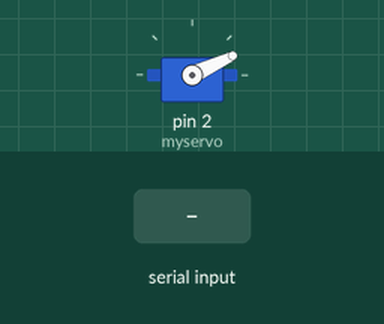
Bench run of a sketch on a simulated Arduino Uno, built with avr-gcc and run on an emulated ATmega328P. On the bench: servo. The inputs (shaded band) are chosen by the test bench. What the sketch prints to the serial monitor is not drawn.

Above: at 1.26 s.
1.3 s: "schnell" received over Serial
At 2.01 s:
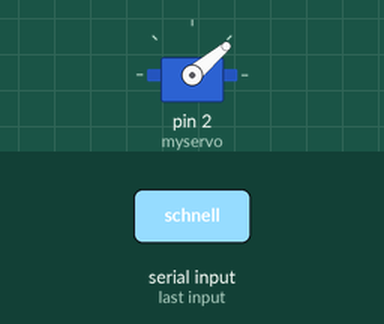
4.8 s: "mittel" received over Serial
At 4.96 s:
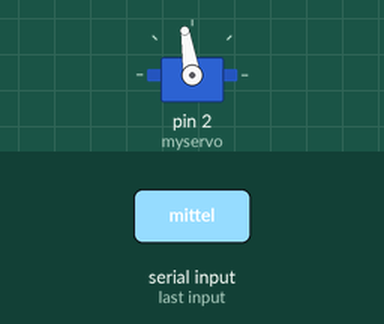
8.3 s: "langsam" received over Serial
At 16.0 s:
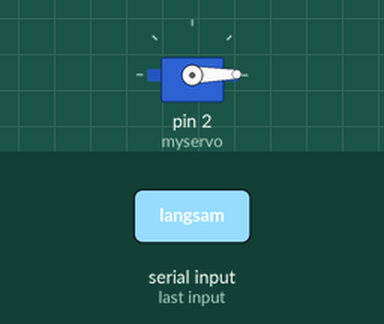
16.2 s: "1" received over Serial
Timing chart, 0 to 20.7 s (numbered marks = the images above; inputs shaded):
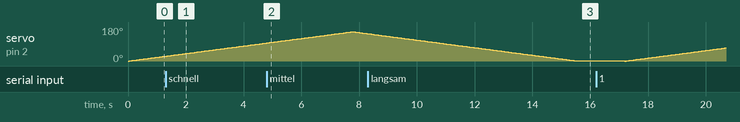

The sketch:

arduino.ino
```cpp
#include <Servo.h>

String empfangen;
int dly=50;
Servo myservo;  // create servo object to control a servo
int pos = 0;    // variable to store the servo position
boolean stop=false;

void setup() {
  myservo.attach(2);  // attaches the servo on pin 5 to the servo object
  Serial.begin(9600);
  myservo.write(200);
}

void loop() {
  if(Serial.available() > 0)
  {
    empfangen = Serial.readString();
    empfangen.trim();
    stop=false;
    if (empfangen == "schnell")
      dly = 10;
    else if (empfangen == "mittel")
      dly = 30;
    else if (empfangen == "langsam")
      dly = 50;
    else if (empfangen == "STOP")
      stop = true;
    Serial.println(empfangen);
  }

  for (pos = 0; pos < 155 && stop==false; pos += 1) { // goes from 0 degrees to 360 degrees
    myservo.write(pos);              // tell servo to go to position in variable 'pos'
    delay(dly);
  }
    for (pos = 155; pos > 0 && stop==false; pos -= 1) { // goes from 0 degrees to 360 degrees
    myservo.write(pos);              // tell servo to go to position in variable 'pos'
    delay(dly);
  }
}
```
